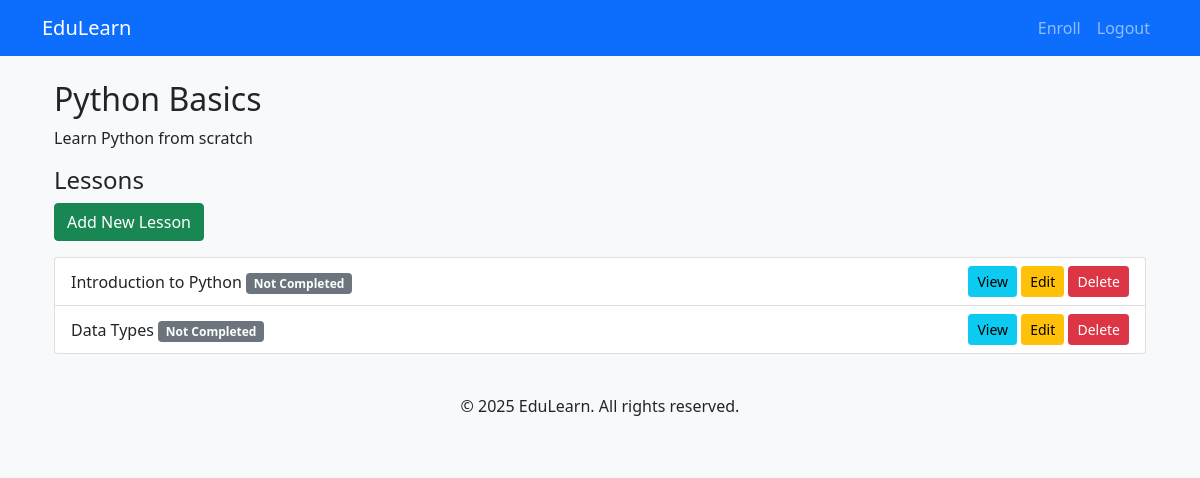
Screenshot of /courses/3/ (signed in) with the database file from the repository.
### courses/models.py (models this page shows, shortened)
class Course(models.Model):
    title=models.CharField(max_length=200)
    description=models.TextField()
    duration=models.IntegerField(help_text='Duration in hours')
    thumbnail=models.ImageField(upload_to='course_thumbnail/',null=True,blank=True)
    created_at = models.DateTimeField(auto_now_add=True)

class Lesson(models.Model):
    title=models.CharField(max_length=200)
    content=models.TextField()
    course=models.ForeignKey(Course,on_delete=models.CASCADE,related_name='lessons')
    video_url=models.URLField(null=True,blank=True)
    completion_status=models.BooleanField(default=False)

### courses/views.py (the view)
# urls.py: path('<int:pk>/', CourseDetailView.as_view(), name='course_detail'),
class CourseDetailView(LoginRequiredMixin, DetailView):
    model = Course
    template_name = 'courses/course_detail.html'
    context_object_name = 'course'
    def get_context_data(self, **kwargs):
        context = super().get_context_data(**kwargs)
        context['lessons'] = self.object.lessons.all()
        if self.request.user.is_authenticated:
            try:
                student = Student.objects.get(user=self.request.user)
                context['student'] = student
            except Student.DoesNotExist:
                context['student'] = None
        else:
            context['student'] = None
        return context

### courses/templates/courses/course_detail.html (shortened to what this page needs)
{% extends "courses/base.html" %}
{% block content %}
<div class="container mt-4">
    <h2>{{ course.title }}</h2>
    <p>{{ course.description }}</p>
    <h4>Lessons</h4>
    <a href="{% url 'lesson_create' %}" class="btn btn-success mb-3">Add New Lesson</a>
    <ul class="list-group">
        {% for lesson in lessons %}
            <li class="list-group-item d-flex justify-content-between align-items-center">
                <div>
                    {{ lesson.title }}
                    {% if student and lesson in student.completed_lessons.all %}
                        <span class="badge bg-success">Completed</span>
                    {% else %}
                        <span class="badge bg-secondary">Not Completed</span>
                    {% endif %}
                </div>
                <div>
                    <a href="{% url 'lesson_detail' lesson.id %}" class="btn btn-info btn-sm">View</a>
                    <a href="{% url 'lesson_update' lesson.id %}" class="btn btn-warning btn-sm">Edit</a>
                    <form action="{% url 'lesson_delete' lesson.id %}" method="post" style="display:inline;">
                        <button type="submit" class="btn btn-danger btn-sm" onclick="return confirm('Are you sure you want to delete this lesson?')">Delete</button>
                    </form>
                </div>
            </li>
        {% empty %}
            <li class="list-group-item text-center">No lessons available for this course.</li>
        {% endfor %}
    </ul>
</div>
{% endblock %}

### courses/templates/courses/base.html (style rules this page uses)
body { background-color: #f8f9fa; }

### rows the page displays
Course: title "Python Basics", description "Learn Python from scratch"
Lesson: title "Introduction to Python", shows "Not Completed"
Lesson: title "Data Types", shows "Not Completed"
